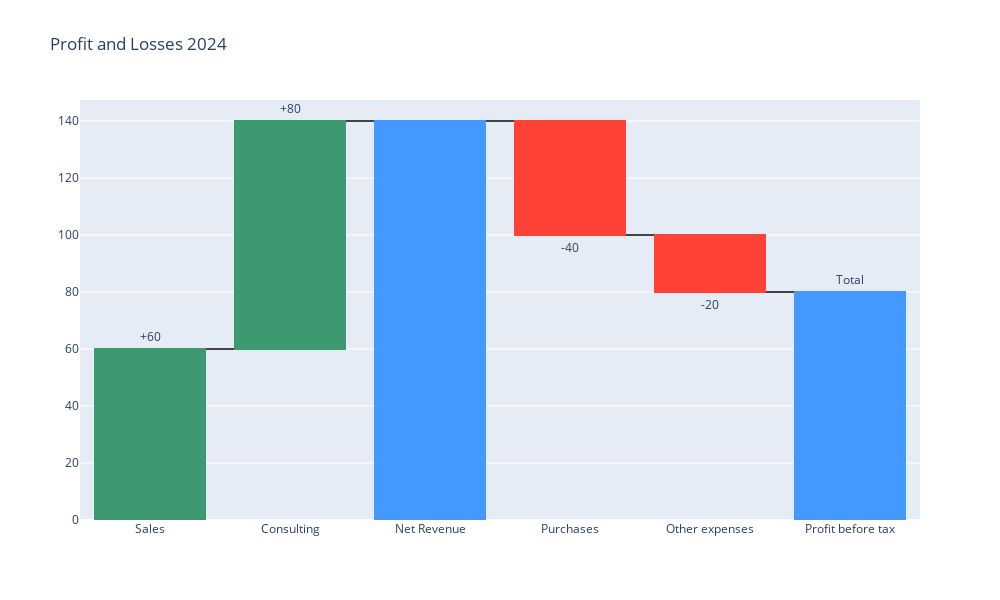

Source (notebook cell):
### Code cell
fig = go.Figure(go.Waterfall(x = ["Sales", "Consulting", "Net Revenue", "Purchases", "Other expenses", "Profit before tax"],
                             y = [60, 80, 0, -40, -20, 0],
                             text = ["+60", "+80", "", "-40", "-20", "Total"],
                             textposition = "outside",
                             measure = ["relative", "relative", "total", "relative", "relative", "total"],
                             ))

fig.update_layout(title = "Profit and Losses 2024",
                  width=1000,
                  height=600)

fig.show()

### Figure 1 — Plotly figure (JSON) as saved in the notebook; plotly's stock layout.template omitted (floating-point values rounded to 4 significant figures)
{"data": [{"measure": ["relative", "relative", "total", "relative", "relative", "total"], "text": ["+60", "+80", "", "-40", "-20", "Total"], "textposition": "outside", "type": "waterfall", "x": ["Sales", "Consulting", "Net Revenue", "Purchases", "Other expenses", "Profit before tax"], "y": [60, 80, 0, -40, -20, 0]}], "layout": {"height": 600, "title": {"text": "Profit and Losses 2024"}, "width": 1000}}
